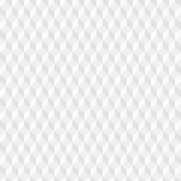
#> input picture data/img/wc.bmp, 181 x 181 px
$ python draw.py ../../data/img/wc.bmp ../../data/img/wm.bmp out.png ../../data/img/wm.bmp
#> lines starting #> are read from the running program, lines starting #| are printed output that depends on the picture
import cv2
import numpy as np
import matplotlib.pyplot as plt
import sys

out = "hist.png"
k = 1

def load_gray(path):
#> called with path = '../../data/img/wc.bmp'
    img = cv2.imread(path, cv2.IMREAD_GRAYSCALE)
#> img is the input picture: shape (181, 181); min 225, max 254, mean 239.3
#> call 2 of load_gray, with path = '../../data/img/wm.bmp'
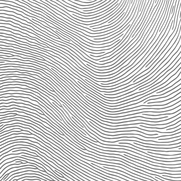
#> input picture data/img/wm.bmp, 181 x 181 px
#> in load_gray, img is the input picture: shape (181, 181); min 110, max 255, mean 203.8
    if img is None:
        raise ValueError(f"Не удалось загрузить изображение: {path}")
    return img


def calc_hist(img):
    hist = cv2.calcHist([img], [0], None, [256], [0, 256])
#> hist = 256 values, max 9330 at index 240, min 0 at index 0, mean 128
    return hist.flatten()

def bin_hist(hist, bin_size=8):
    n_bins = 256 // bin_size
    binned = hist.reshape(n_bins, bin_size).sum(axis=1)
    return binned

def plot_histograms(img1, img2, label1="исходное изображение", label2="стеганографическое изображение", bin_size=8):
    hist1 = calc_hist(img1)
#> hist1 has the same summary as hist in calc_hist
    hist2 = calc_hist(img2)
#> hist2 = 256 values, max 6414 at index 255, min 0 at index 0, mean 128

    b1 = bin_hist(hist1, bin_size)
#> in bin_hist, `binned = hist.reshape(n_bins, bin_size).sum(axis=1)`: binned = 32 values, max 13351 at index 30, min 0 at index 0, mean 1023.8
#> b1 has the same summary as binned in bin_hist
    b2 = bin_hist(hist2, bin_size)
#> b2 = 32 values, max 9142 at index 31, min 0 at index 0, mean 1023.8

    x = np.arange(len(b1))
#> x = 32 values from 0 to 31
    width = 0.4

    labels = [f"{i*bin_size}-{i*bin_size+bin_size-1}" for i in range(len(b1))]
#> labels = 32 items, first 6: '0-7', '8-15', '16-23', '24-31', '32-39', '40-47'

    plt.figure(figsize=(14, 6))

    plt.bar(x - width/2, b1, width=width, label=label1)
    plt.bar(x + width/2, b2, width=width, label=label2)

    plt.xticks(x, labels, rotation=90)

    plt.xlabel("Диапазоны яркости")
    plt.ylabel("Количество пикселей")
    plt.title(f"Групповая столбчатая гистограмма (биннинг = {bin_size}; k = {k})")
    plt.legend()
    plt.grid(True, axis='y')

    plt.tight_layout()

    plt.savefig(out)
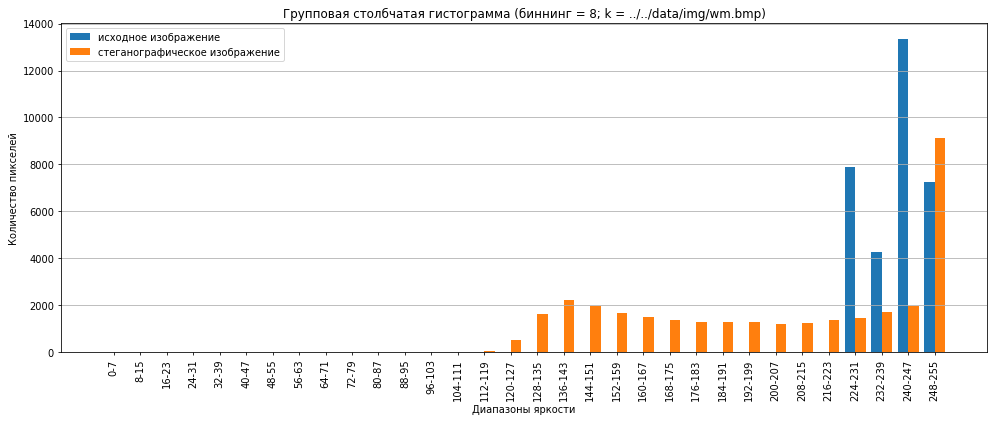
#> figure drawn by matplotlib, 1 panel; tallest bar 13351 high, from x = 29.6 to 30; tallest bar 9142 high, from x = 31 to 31.4
    # plt.show()


if __name__ == "__main__":
    if len(sys.argv) != 5:
        print(f"Использование: python3 {sys.argv[0]} src.bmp stego.bmp out.png k")
        sys.exit(1)

    src_path = sys.argv[1]
    stego_path = sys.argv[2]
    out = sys.argv[3]
    k = sys.argv[4]

    src = load_gray(src_path)
    stego = load_gray(stego_path)

    if src.shape != stego.shape:
        raise ValueError("Изображения должны быть одного размера")

    plot_histograms(src, stego)
